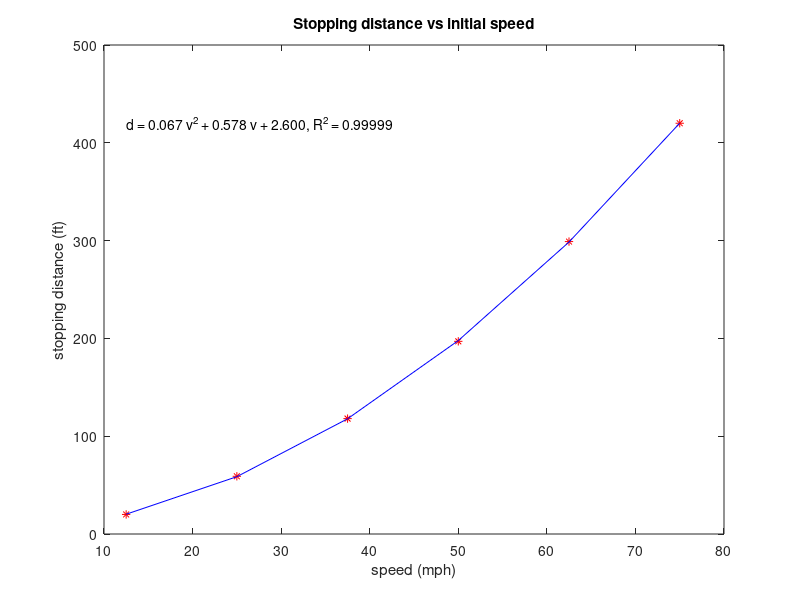

Write the MATLAB code that produced this figure.
% Brian Knisely
% ME311 Lab 05, Problem 2
% The purpose of this code is to plot a data set, find and plot a quadratic
% regression line, and display the R-squared value.

close all 
clear all

x = [12.5, 25,37.5,50,62.5,75]; % x data
y = [20,59,118,197,299,420]; % y data
p = polyfit(x,y,2); % Create best-fit quadratic (n=2) line for x,y dataset
f = polyval(p,x); % Determine y value of best-fit line for each x point
SSE=sum((y-f).^2); 
SST=sum((y-mean(y)).^2);
Rsquared=1-SSE/SST; % R-squared calculation
fx = [min(x) max(x)];
fy = polyval(p,fx);

plot(x,y,'r*',x,f,'b');xlabel('speed (mph)');
ylabel('stopping distance (ft)'); % plot data and label axes
title('Stopping distance vs initial speed'); % add title
text(min(fx),max(fy),sprintf('d = %.3f v^2 + %.3f v + %.3f, R^2 = %.5f',p(1),...
    p(2),p(3),Rsquared))
% Add text to plot to describe function and show R-squared value
